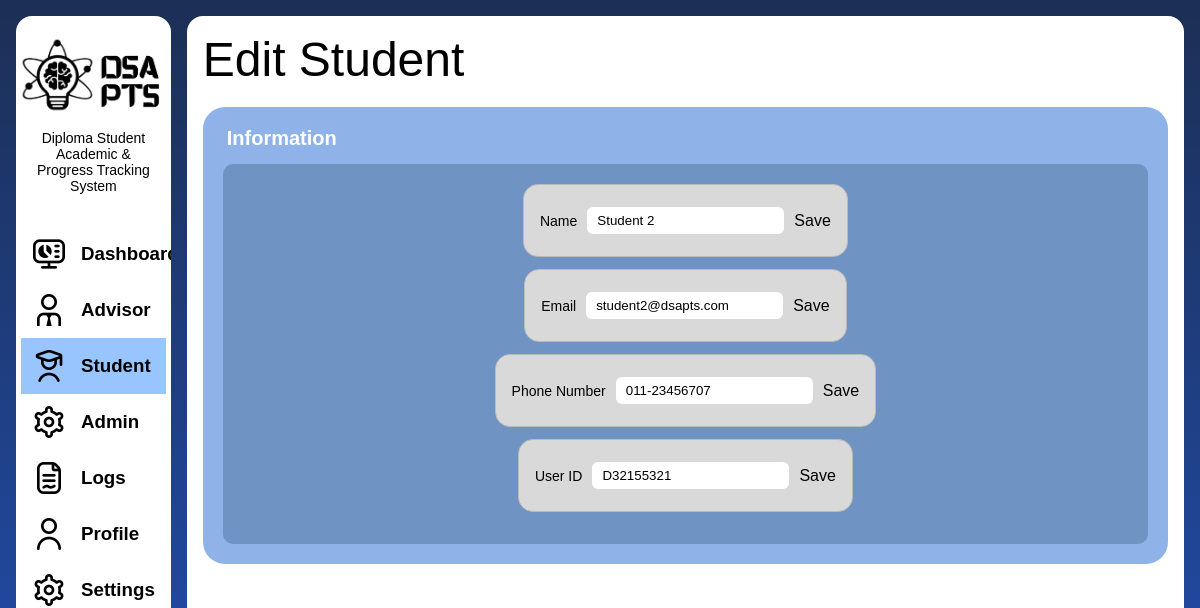
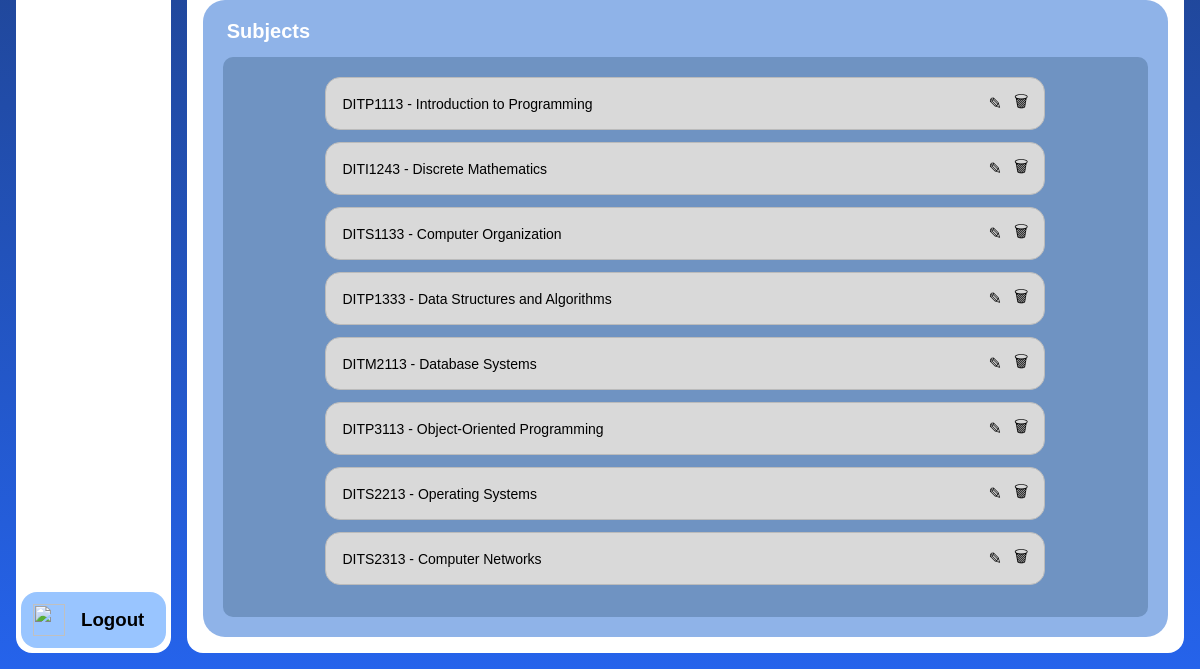
Page /admin/student-edit.php?id=7 on the earlier database version (2 pictures, top to bottom).
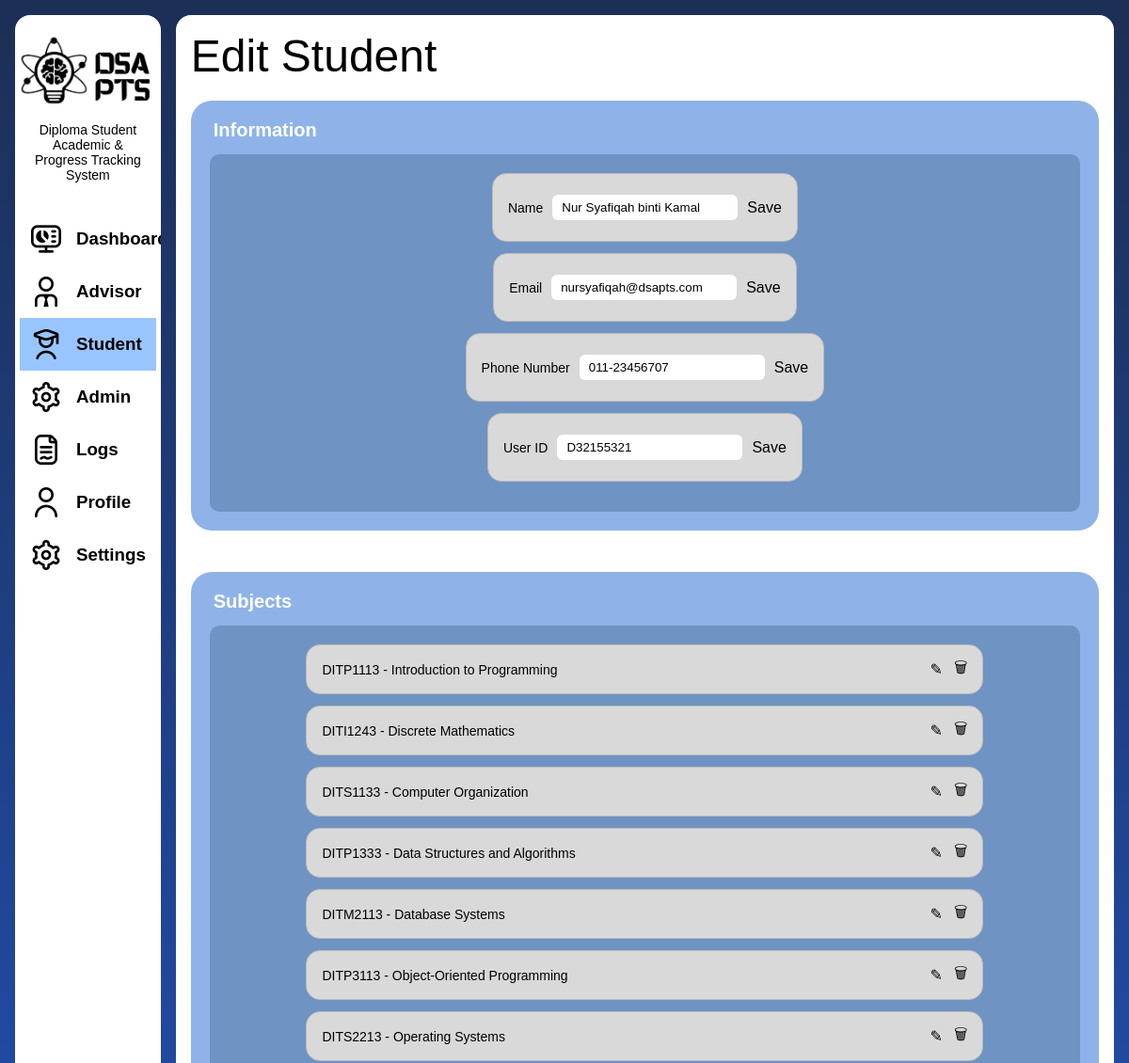
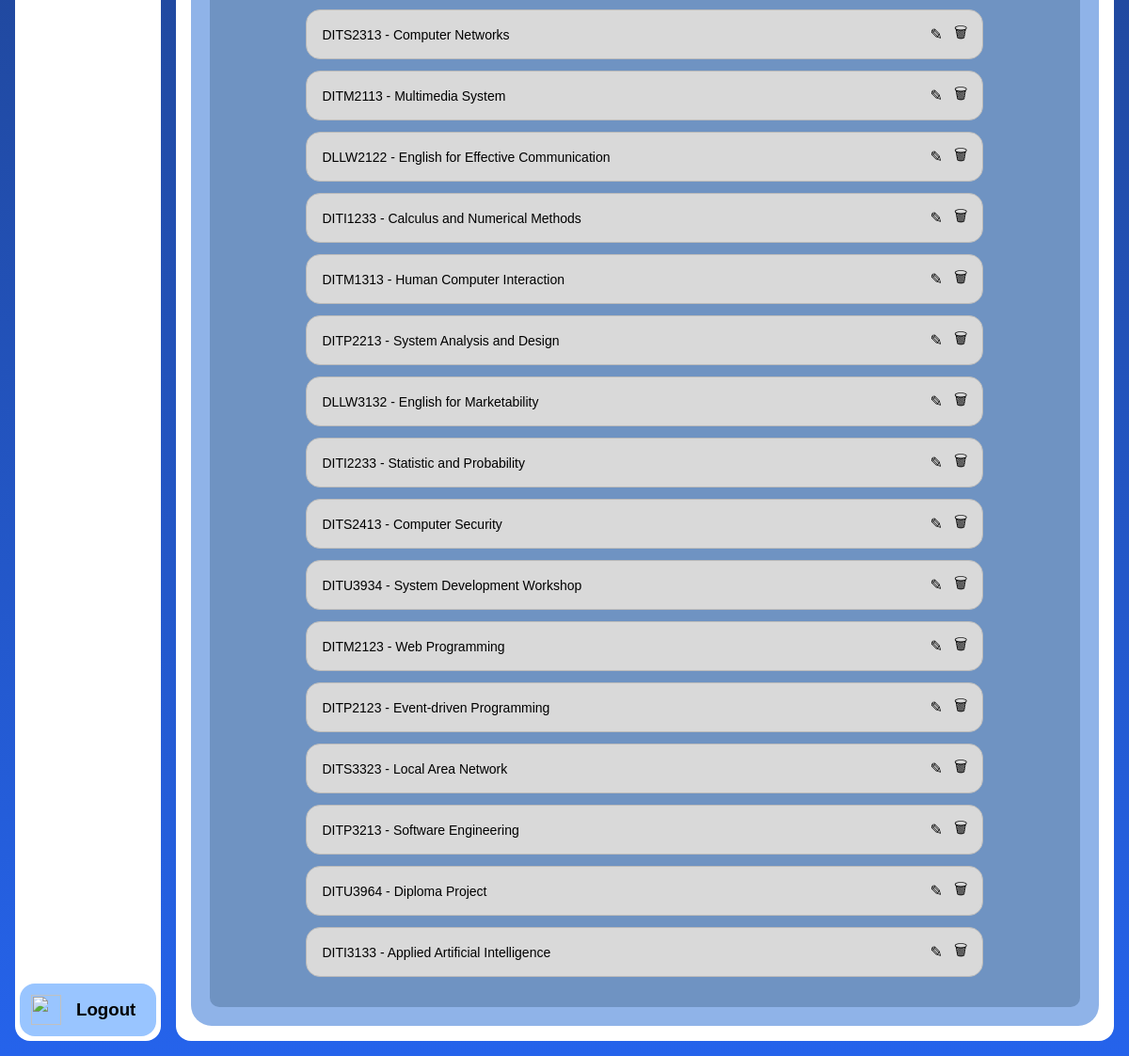
Same page on the later database version (2 pictures, top to bottom).
### tables this page shows
CREATE TABLE `student` (
  `user_id` int(11) NOT NULL,
  `program_id` int(11) DEFAULT NULL,
  `advisor_id` int(11) DEFAULT NULL,
  `CGPA` decimal(3,2) DEFAULT NULL,
  `muet_status` varchar(20) DEFAULT NULL,
  `total_credit_taken` int(11) DEFAULT NULL,
  `plan_to_degree` enum('Yes','No') DEFAULT NULL,
  `preferred_degree_field` varchar(100) DEFAULT NULL
);

CREATE TABLE `user` (
  `user_id` int(11) NOT NULL,
  `login_id` varchar(10) NOT NULL,
  `name` varchar(100) NOT NULL,
  `email` varchar(100) NOT NULL,
  `password` varchar(255) NOT NULL,
  `profile_picture` varchar(255) DEFAULT NULL,
  `address` varchar(255) DEFAULT NULL,
  `phone_number` varchar(20) DEFAULT NULL
);

CREATE TABLE `subject` (
  `subject_id` int(11) NOT NULL,
  `subject_name` varchar(100) NOT NULL,
  `credit_hours` int(11) DEFAULT NULL,
  `program_id` int(11) DEFAULT NULL,
  `semester_id` int(11) DEFAULT NULL,
  `subject_code` varchar(20) DEFAULT NULL
);

### models/functions.php (called while the page is built, shortened)
<?php
function getAll($conn, $table)
{
    $result = $conn->query("SELECT * FROM $table");
    $data = [];
    while ($row = $result->fetch_assoc()) {
        $data[] = $row;
    }
    return $data;
}
function getUserById($conn, $table, $idColumn, $user_id)
{
    $result = $conn->query("
    SELECT $table.*, user.*
    FROM $table
    INNER JOIN user ON $table.user_id = user.user_id
    WHERE $idColumn = '$user_id' LIMIT 1");
    return $result->fetch_assoc();
}

### admin/student-edit.php (the view, shortened to what this page needs)
<!DOCTYPE html>
<html lang="en">
<head>
  <link rel="stylesheet" href="../style/layout.css">
    <link rel="stylesheet" href="../style/admin.css">
  <link rel="stylesheet" href="../style/styles.css">
</head>
<body class="page-body main-gradient-bg">
    <?php
    include("components/sidebar-admin.php");
    include("../models/functions.php");
    $studentId = isset($_GET['id']) ? (int) $_GET['id'] : 0;
    $student = getUserById($conn, "student", "student.user_id", $studentId);
    function renderSubjectRows($conn)
{
    $subjects = getAll($conn, 'subject');
    foreach ($subjects as $subject) {
        $subjectPk = (int) $subject['subject_id'];
        $code      = htmlspecialchars($subject['subject_code']);
        $name      = htmlspecialchars($subject['subject_name']);
        ?>
        <div class="edit-row" data-subject-id="<?= $subjectPk ?>">
          <span><?= $code ?> - <?= $name ?></span>
          <div class="edit-row-actions">
            <button class="icon-btn" type="button">✎</button>
            <button class="icon-btn" type="button">🗑</button>
          </div>
        </div>
        <?php
    }
}
    ?>
    <main class="main-content main-rounded">
        <h1 class="content-title">Edit Student</h1>
        <div class="edit-columns">
          <div class="edit-box">
            <h2 class="edit-box-title">Information</h2>
            <div class="edit-wrapper">
              <div class="edit-list">
                <form method="POST" action="student-edit.php?id=<?= $studentId ?>">
                  <div class="edit-row">
                    <span>Name</span>
                    <input class="edit-design" type="text" name="value" value="<?= $student['name'] ?>">
                    <button type="submit" class="icon-btn">Save</button>
                  </div>
                </form>
                <form method="POST" action="student-edit.php?id=<?= $studentId ?>">
                  <div class="edit-row">
                    <span>Email</span>
                    <input class="edit-design" type="text" name="value" value="<?= $student['email'] ?>">
                    <button type="submit" class="icon-btn">Save</button>
                  </div>
                </form>
                <form method="POST" action="student-edit.php?id=<?= $studentId ?>">
                  <div class="edit-row">
                    <span>Phone Number</span>
                    <input class="edit-design" type="text" name="value" value="<?= $student['phone_number'] ?>">
                    <button type="submit" class="icon-btn">Save</button>
                  </div>
                </form>
                <form method="POST" action="student-edit.php?id=<?= $studentId ?>">
                  <div class="edit-row">
                    <span>User ID</span>
                    <input class="edit-design" type="text" name="value" value="<?= $student['login_id'] ?>">
                    <button type="submit" class="icon-btn">Save</button>
                  </div>
                </form>
              </div>
            </div>
          </div>
          <div class="edit-box">
            <h2 class="edit-box-title">Subjects</h2>
            <div class="edit-wrapper">
              <div class="edit-list">
                <?php renderSubjectRows($conn, $studentId);
                ?>
              </div>
            </div>
          </div>
        </div>
    </main>
</body>
</html>

Differences in the rows shown:
changed student "011-23456707": value "Student 2" → "Nur Syafiqah binti Kamal"; value "student2@dsapts.com" → "nursyafiqah@dsapts.com"
added subject: subject_code "DITM2113", subject_name "Multimedia System"
added subject: subject_code "DLLW2122", subject_name "English for Effective Communication"
added subject: subject_code "DITI1233", subject_name "Calculus and Numerical Methods"
added subject: subject_code "DITM1313", subject_name "Human Computer Interaction"
added subject: subject_code "DITP2213", subject_name "System Analysis and Design"
added subject: subject_code "DLLW3132", subject_name "English for Marketability"
added subject: subject_code "DITI2233", subject_name "Statistic and Probability"
added subject: subject_code "DITS2413", subject_name "Computer Security"
added subject: subject_code "DITU3934", subject_name "System Development Workshop"
added subject: subject_code "DITM2123", subject_name "Web Programming"
added subject: subject_code "DITP2123", subject_name "Event-driven Programming"
added subject: subject_code "DITS3323", subject_name "Local Area Network"
added subject: subject_code "DITP3213", subject_name "Software Engineering"
added subject: subject_code "DITU3964", subject_name "Diploma Project"
added subject: subject_code "DITI3133", subject_name "Applied Artificial Intelligence"
